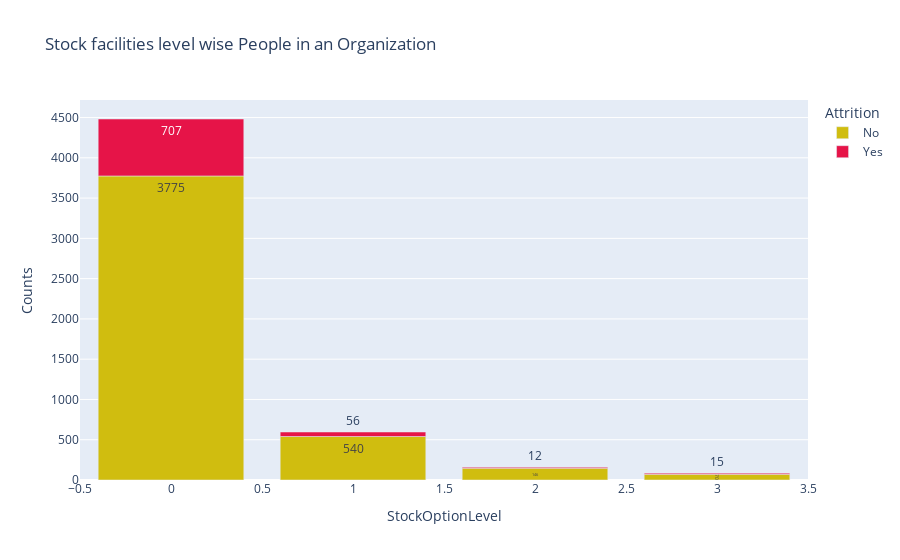

Source (notebook cell):
### Markdown cell above
##### Does company stocks for employees impact attrition

### Code cell
stock_att=combined_dataset.groupby(['StockOptionLevel','Attrition']).apply(lambda x:x['DailyRate'].count()).reset_index(name='Counts')
fig = px.bar(
  stock_att,
  x='StockOptionLevel',
  y='Counts',
  color='Attrition',
  text='Counts',
  color_discrete_map={
        'Yes': "#E61448",  
        'No': "#D0BD0F" 
  },
  title='Stock facilities level wise People in an Organization')
fig.show()

### Figure 1 — Plotly figure (JSON) as saved in the notebook; plotly's stock layout.template omitted (floating-point values rounded to 4 significant figures)
{"data": [{"hovertemplate": "Attrition=No<br>StockOptionLevel=%{x}<br>Counts=%{text}<extra></extra>", "legendgroup": "No", "marker": {"color": "#D0BD0F", "pattern": {"shape": ""}}, "name": "No", "orientation": "v", "showlegend": true, "text": [3775.0, 540.0, 146.0, 70.0], "textposition": "auto", "type": "bar", "x": [0.0, 1.0, 2.0, 3.0], "xaxis": "x", "y": [3775, 540, 146, 70], "yaxis": "y"}, {"hovertemplate": "Attrition=Yes<br>StockOptionLevel=%{x}<br>Counts=%{text}<extra></extra>", "legendgroup": "Yes", "marker": {"color": "#E61448", "pattern": {"shape": ""}}, "name": "Yes", "orientation": "v", "showlegend": true, "text": [707.0, 56.0, 12.0, 15.0], "textposition": "auto", "type": "bar", "x": [0.0, 1.0, 2.0, 3.0], "xaxis": "x", "y": [707, 56, 12, 15], "yaxis": "y"}], "layout": {"barmode": "relative", "legend": {"title": {"text": "Attrition"}, "tracegroupgap": 0}, "title": {"text": "Stock facilities level wise People in an Organization"}, "xaxis": {"anchor": "y", "domain": [0, 1], "title": {"text": "StockOptionLevel"}}, "yaxis": {"anchor": "x", "domain": [0, 1], "title": {"text": "Counts"}}}}
